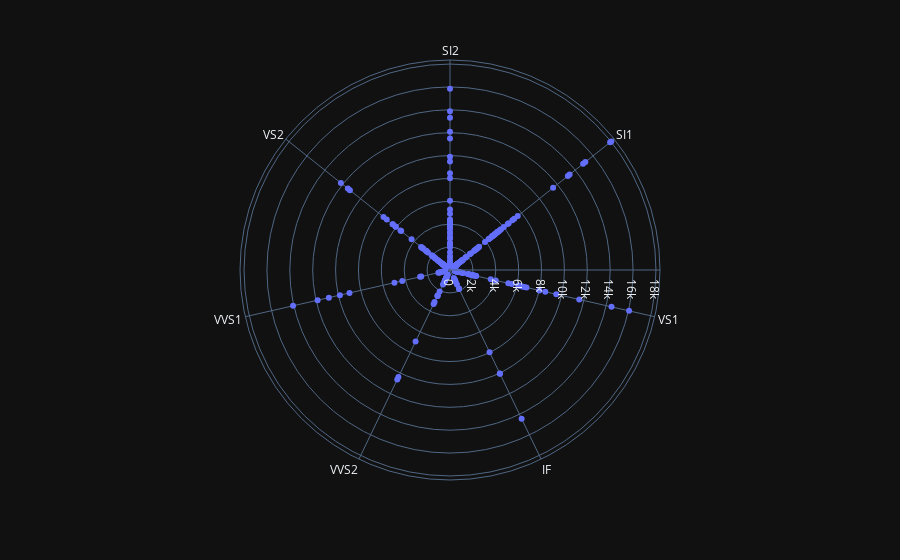

The notebook cell saved with this chart:
### Markdown cell above
# polar charts

### Code cell
# this radius means price value,as you go forward in radius the price will increase
# the categorical column that you give to theta will be converted into angles, means more the categories more the angles distance, and vice-versa

# so basically max price-value will decide the radius of the circle
fig3 = px.scatter_polar(diamondsSample,r='price',
                         theta='clarity',
                         template='plotly_dark')
fig3.show()

### Figure 1 — Plotly figure (JSON) as saved in the notebook; plotly's stock layout.template omitted (floating-point values rounded to 4 significant figures; data arrays with more than 128 entries replaced by an {"elided": "..."} marker saying what was removed)
{"data": [{"hovertemplate": "price=%{r}<br>clarity=%{theta}<extra></extra>", "legendgroup": "", "marker": {"color": "#636efa", "symbol": "circle"}, "mode": "markers", "name": "", "r": {"elided": "270 int values"}, "showlegend": false, "subplot": "polar", "theta": {"elided": "270 str values"}, "type": "scatterpolar"}], "layout": {"legend": {"tracegroupgap": 0}, "margin": {"t": 60}, "polar": {"angularaxis": {"direction": "clockwise", "rotation": 90}, "domain": {"x": [0, 1], "y": [0, 1]}}}}
